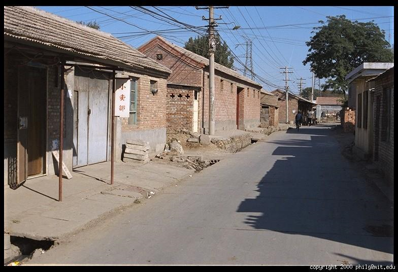
#> input picture PS1-master/Picture3.png, 398 x 272 px, given in place of dog.bmp, which was not available
$ python hybrid.py
#> lines starting #> are read from the running program, lines starting #| are printed output that depends on the picture; pictures that were not available may be replaced by others from this repository, and a replacement may not be noted
import math
import numpy as np
import cv2
import os

path = 'C:/Users/congx/OneDrive/Documents/PS1-master/pics'

image1 = cv2.imread('dog.bmp')
#> image1 is the input picture: shape (272, 398, 3); mean B, G, R 108, 107.2, 111
image2= cv2.imread('cat.bmp')
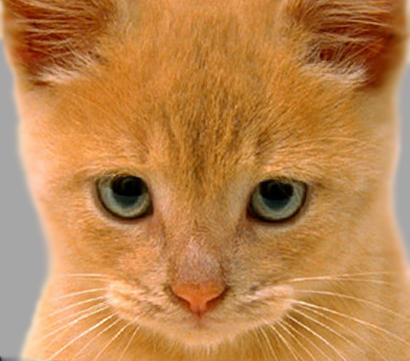
#> input picture PS1-master/cat.bmp, 410 x 361 px
#> image2 is the input picture: shape (361, 410, 3); mean B, G, R 77.1, 132.5, 188.3

cutoff_frequency = 7

filter = cv2.getGaussianKernel(ksize=cutoff_frequency*4+1, sigma=cutoff_frequency)
filter = np.dot(filter, filter.T)

low_frequencies = cv2.filter2D(image1,-1,filter)
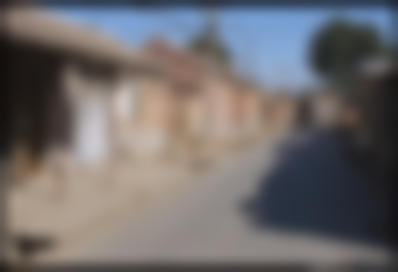
#> low_frequencies: shape (272, 398, 3); mean B, G, R 108.3, 107.6, 111.4

high_frequencies = image2 - cv2.filter2D(image2,-1,filter)
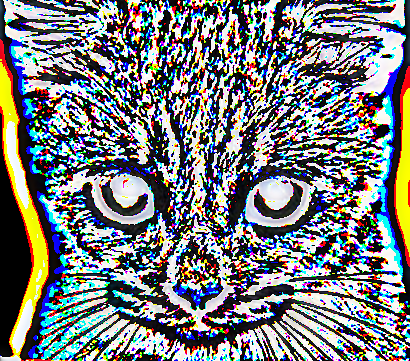
#> high_frequencies: shape (361, 410, 3); mean B, G, R 124.3, 122.8, 119.6

#> (the run stopped early here; a loop or call above may not have finished)
